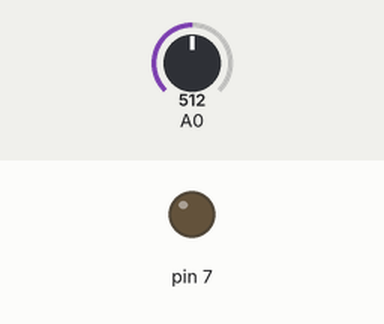
A sketch run on a simulated Arduino Uno, built with avr-gcc and run on an emulated ATmega328P. Shown: output pins drawn as LEDs (lit = HIGH). Inputs (shaded band) come from the test bench; at power-on: A0 = 512.

Above: at 2.8 s.
2.9 s: A0 set to 434
7.2 s: A0 set to 412
At 10.8 s:
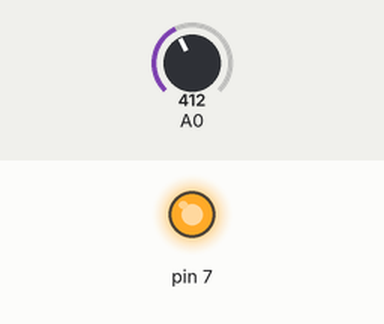
11.5 s: A0 set to 511
At 15.0 s:
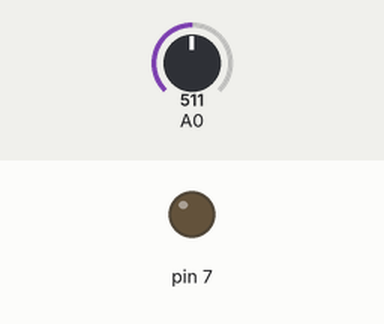
15.5 s: A0 set to 306
At 19.3 s:
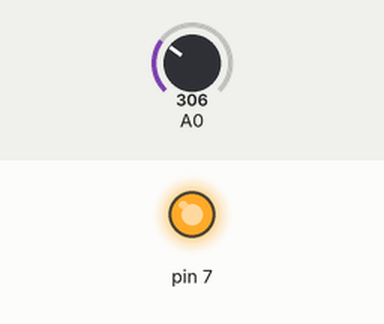
Timing chart, 0 to 20.5 s (numbered marks = the images above; inputs shaded):
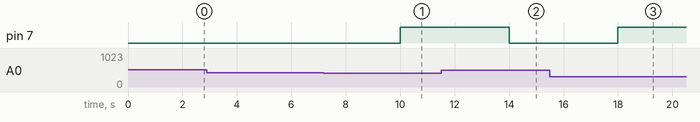

Measured:
- the behaviour switches between 420 and 419 on A0 (found by bisection; images 0 and 1)
- after the input at 2.9 s, every drawn part: stays the same
- after the input at 7.2 s, pin 7: LOW → HIGH after 2.8 s
- after the input at 11.5 s, pin 7: HIGH → LOW after 2.5 s
- after the input at 15.5 s, pin 7: LOW → HIGH after 2.5 s

The sketch:

Shimul.ino
```cpp
int cds, mappedCds;
void setup() {
  pinMode(7, OUTPUT);
}

void loop() {
  cds = analogRead(0);
  mappedCds = map(cds, 0, 1023, 0, 100);
  delay(2000);
  if (mappedCds <= 40){
    digitalWrite(7, HIGH);
  }
  else  digitalWrite(7, LOW);
}
```
